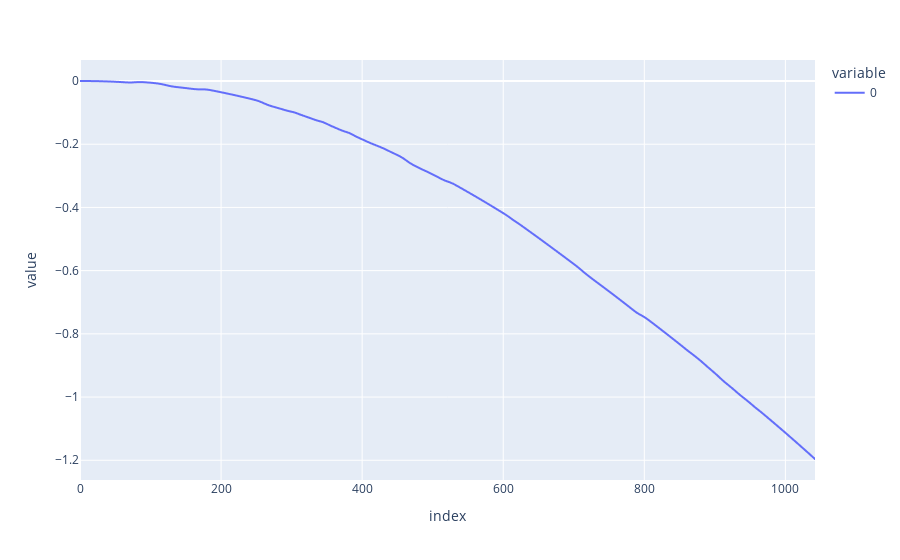

Notebook code cell kept with this figure:
### Code cell
fig = px.line(y)
fig.show()

### Figure 1 — Plotly figure (JSON) as saved in the notebook; plotly's stock layout.template omitted (floating-point values rounded to 4 significant figures; data arrays with more than 128 entries replaced by an {"elided": "..."} marker saying what was removed)
{"data": [{"hovertemplate": "variable=0<br>index=%{x}<br>value=%{y}<extra></extra>", "legendgroup": "0", "line": {"color": "#636efa", "dash": "solid"}, "marker": {"symbol": "circle"}, "mode": "lines", "name": "0", "showlegend": true, "type": "scattergl", "x": {"elided": "1043 int values"}, "xaxis": "x", "y": {"elided": "1043 float values"}, "yaxis": "y"}], "layout": {"legend": {"title": {"text": "variable"}, "tracegroupgap": 0}, "margin": {"t": 60}, "xaxis": {"anchor": "y", "domain": [0, 1], "title": {"text": "index"}}, "yaxis": {"anchor": "x", "domain": [0, 1], "title": {"text": "value"}}}}
